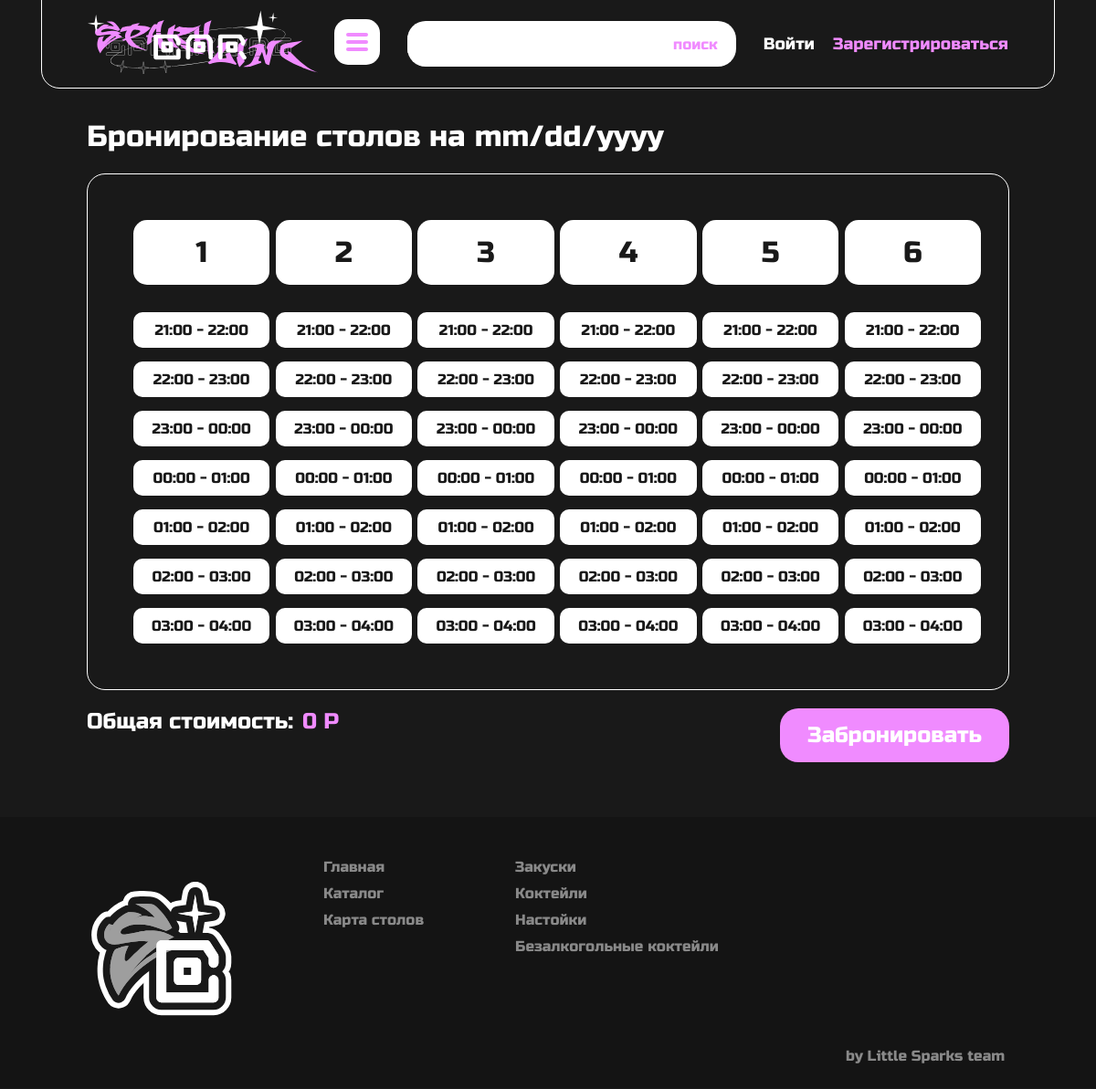
The page /table_map on the database its author committed.
### data/time_slots.py (models this page shows)
class TimeSlot(SqlAlchemyBase):
    __tablename__ = 'time_slots'
    slot_id = sqlalchemy.Column(sqlalchemy.Integer, primary_key=True, autoincrement=True)
    start = sqlalchemy.Column(sqlalchemy.Time, nullable=False)
    end = sqlalchemy.Column(sqlalchemy.Time, nullable=False)
    def to_dict(self, only=None):
        data = {
            "slot_id": self.slot_id,
            "start": self.start,
            "end": self.end
        }
        if only:
            return {key: data[key] for key in only if key in data}
        return data

### app.py (the view)
@app.route('/table_map')
def table_map():
    db_sess = db_session.create_session()
    tables = db_sess.query(Table).all()
    tables_list = [table.to_dict() for table in tables]
    time_slots = db_sess.query(TimeSlot).all()
    time_slots_list = [time.to_dict() for time in time_slots]
    return render_template('table_map.html', title="Карта столов", tables=tables_list, time_slots=time_slots_list, current_user=current_user)

### data/db_session.py (called while the page is built)
def create_session() -> Session:
    global __factory
    if not __factory:
        raise RuntimeError("Сначала вызовите global_init()")
    return __factory()

### data/tables.py (called while the page is built)
    def to_dict(self, only=None):
        data = {
            "table_id": self.table_id,
            "table_number": self.table_number,
            "table_price": self.table_price
        }
        if only:
            return {key: data[key] for key in only if key in data}
        return data

### templates/table_map.html (shortened to what this page needs)
{% extends "base.html" %}
{% block content %}
<div class="date_container">
    <span>Бронирование столов на </span>
    <input type="date" id="booking_date" class="date_input">
</div>
<div class="booking_container">
    {% for table in tables %}
        <div class="booking_col">
            <div class="booking_table_number">
                {{ table.table_number }}
            </div>
            <div class="booking_time_slots">
                {% for time_slot in time_slots %}
                    <div class="booking_time_slot"
                         onclick="toggleActive(this)"
                         data-table-id="{{ table.table_id }}"
                         data-time-slot-id="{{ time_slot.slot_id }}"
                         data-table-price="{{ table.table_price }}">
                        {{ time_slot.start.strftime('%H:%M') }} - {{ time_slot.end.strftime('%H:%M') }}
                    </div>
                {% endfor %}
            </div>
        </div>
    {% endfor %}
</div>
<div class="booking_button_price_container">
    <div class="total_price_container">
        <span>Общая стоимость: </span>
        <div class="total_price">
            <span  id="total_price">0</span> P
        </div>
    </div>
    <div class="booking_button" onclick="submitBooking()">
        Забронировать
    </div>
</div>
{% endblock %}

### templates/base.html (shortened to what this page needs)
<!DOCTYPE html>
<html lang="ru">
	<head>
		<link rel="stylesheet" href="{{ url_for('static', filename='css/style.css') }}" />
        <link rel="stylesheet" href="{{ url_for('static', filename='css/form_style.css') }}" />
        <link rel="stylesheet" href="{{ url_for('static', filename='css/catalog_style.css') }}" />
        <link rel="stylesheet" href="{{ url_for('static', filename='css/product__page_style.css') }}" />
        <link rel="stylesheet" href="{{ url_for('static', filename='css/table_map_style.css') }}" />
        <link rel="stylesheet" href="{{ url_for('static', filename='css/admin_profile.css') }}" />
        <link rel="stylesheet" href="{{ url_for('static', filename='css/cart_style.css') }}" />
        <link rel="stylesheet" href="{{ url_for('static', filename='css/order_style.css') }}" />
        <link rel="stylesheet" href="{{ url_for('static', filename='css/style_mobile.css') }}" media="(max-width: 1100px)" />
        <link rel="stylesheet" href="{{ url_for('static', filename='css/admin-profile_mobile.css') }}" />
	</head>
	<body>
		<header class="header">
            <nav>
                <a href="{{ url_for('home') }}">
			        <img class="logo" src="{{ url_for('static', filename='image/logo.svg') }}" alt="Логотип" />
                </a>
                <a href="{{ url_for('catalog') }}" class="catalog_button">
                    <img  src="{{ url_for('static', filename='image/сatalog_button.svg') }}" alt="Каталог" />
                </a>
                <div class="search_bar">
                    <form action="{{ url_for('catalog') }}" method="get" class="search_form">
                        <input type="text" name="q" value="{{ request.args.get('q', '') }}" class="search_input">
                        <button type="submit" class="search_button">поиск</button>
                    </form>
                </div>
				<div class="pages_nav">
                    {% if current_user.is_authenticated %}
                        <a class="nav_buttons" href="{{ url_for('table_map') }}">Столы</a>
                        <a class="nav_buttons" href="{{ url_for('profile') }}">Профиль</a>
                        <a class="nav_buttons" href="{{ url_for('cart') }}">Корзина</a>
                    {% else %}
                        <a class="nav_buttons" href="{{ url_for('login') }}">Войти</a>
                        <a class="nav_buttons_reg" href="{{ url_for('register') }}">Зарегистрироваться</a>
                    {% endif %}
				</div>
			</nav>
		</header>
		<main class="content">{% block content %}{% endblock %}</main>
        <footer class="footer">
        <img class="logo_bw" src="{{ url_for('static', filename='image/logo_bw.svg') }}" alt="Логотип" />
        <div class="pages_nav_footer">
                <a class="nav_buttons_footer" href="{{ url_for('home') }}">Главная</a>
                <a class="nav_buttons_footer" href="{{ url_for('catalog') }}">Каталог</a>
                <a class="nav_buttons_footer" href="{{ url_for('table_map') }}">Карта столов</a>
		</div>
        <div class="category_nav_footer">
            <a class="nav_buttons_footer" href="{{ url_for('catalog', category='Закуски') }}">Закуски</a>
            <a class="nav_buttons_footer" href="{{ url_for('catalog', category='Коктейли') }}">Коктейли</a>
            <a class="nav_buttons_footer" href="{{ url_for('catalog', category='Настойки') }}">Настойки</a>
            <a class="nav_buttons_footer" href="{{ url_for('catalog', category='Безалкогольное') }}">Безалкогольные коктейли</a>
        </div>
        <p class="signature">by Little Sparks team</p>
        </footer>
	</body>
</html>

### static/css/style.css (style rules this page uses)
body { font-size: 20px; background-color: #191919; padding: 0 95px 0 95px; margin: 0; font-family: Russo_One; color: white; min-height: 100vh; overflow-x: hidden; }
a { font-family: Russo_One; text-decoration: none; color: white; }
.header { font-family: Russo_One; height: 96px; margin: -1px -50px 0 -50px; border: 1px solid white; border-bottom-left-radius: 20px; border-bottom-right-radius: 20px; padding: 0 50px; display: flex; align-content: center; justify-content: space-between; align-items: center; }
nav { font-size: 18px; display: flex; align-content: center; flex-direction: row; align-items: center; justify-content: space-between; width: 100%; }
.catalog_button { padding-left: 18px }
.search_bar { width: 580px; margin: 0 10px 0 30px; }
.search_form { display: flex; align-items: center; background-color: white; border-radius: 20px; height: 50px; overflow: hidden; }
.search_input { flex: 1; border: none; padding: 0 0 0 20px; font-size: 16px; color: #191919; outline: none; font-family: Russo_One; }
.search_button { background: none; border: none; color: #F08BFF; padding: 0 20px; font-size: 16px; cursor: pointer; font-family: Russo_One; }
.pages_nav { padding-left: 20px; display: flex; gap: 20px; }
.nav_buttons_reg { color: #F08BFF; }
main { padding: 32px 0 60px 0; flex: 1; }
footer { margin: 0 -95px 0 -95px; position: relative; background-color: #141414; height: 297px; padding: 0 0 0 100px; display: flex; align-items: flex-start; }
.logo_bw { padding-top: 70px; max-width: 100%; height: auto; }
.pages_nav_footer, .category_nav_footer { padding: 45px 0 0 100px; display: flex; flex-direction: column; }
.nav_buttons_footer { padding-bottom: 10px; color: #898989; font-size: 16px; }
.signature { color: #898989; position: absolute; bottom: 10px; right: 100px; font-size: 16px; }

### static/css/form_style.css (style rules this page uses)
input { margin: 0; padding: 0; }

### static/css/table_map_style.css (style rules this page uses)
.date_container { font-size: 32px; }
.date_input { color: white; font-family: Russo_One; border: none; background: none; text-decoration: underline; cursor: pointer; font-size: 32px; padding: 0; outline: none; -webkit-appearance: none; -moz-appearance: none; appearance: none; }
.booking_container { display: flex; align-content: space-between; justify-content: space-between; margin-top: 20px; padding: 50px; border-radius: 20px; border: 1px solid #FFFFFF; }
.booking_col { display: flex; flex-direction: column; }
.booking_table_number { color: #191919; font-size: 32px; background-color: white; width: 100%; padding: 16px 10px; border-radius: 15px; align-items: center; display: flex; justify-content: center; }
.booking_time_slots { margin-top: 30px; display: flex; flex-direction: column; align-content: space-between; justify-content: space-between; gap: 15px; }
.booking_time_slot { color: #191919; font-size: 16px; background-color: white; width: 100%; padding: 10px 10px; border-radius: 10px; display: flex; justify-content: center; cursor: pointer; transition: background-color 0.3s ease, color 0.3s ease; }
.booking_button_price_container { margin-top: 20px; display: flex; justify-content: space-between; }
.booking_button { background-color: #F08BFF; border-radius: 20px; font-size: 24px; padding: 15px 30px; cursor: pointer; }
.total_price_container { font-size: 24px; display: flex; gap: 10px; }
.total_price { color: #F08BFF; }

### rows shown on the page
TimeSlot: start "21:00" "21:00" "21:00" "21:00" "21:00" "21:00", end "22:00" "22:00" "22:00" "22:00" "22:00" "22:00"
TimeSlot: start "22:00" "22:00" "22:00" "22:00" "22:00" "22:00", end "23:00" "23:00" "23:00" "23:00" "23:00" "23:00"
TimeSlot: start "23:00" "23:00" "23:00" "23:00" "23:00" "23:00", end "00:00" "00:00" "00:00" "00:00" "00:00" "00:00"
TimeSlot: start "00:00" "00:00" "00:00" "00:00" "00:00" "00:00", end "01:00" "01:00" "01:00" "01:00" "01:00" "01:00"
TimeSlot: start "01:00" "01:00" "01:00" "01:00" "01:00" "01:00", end "02:00" "02:00" "02:00" "02:00" "02:00" "02:00"
TimeSlot: start "02:00" "02:00" "02:00" "02:00" "02:00" "02:00", end "03:00" "03:00" "03:00" "03:00" "03:00" "03:00"
TimeSlot: start "03:00" "03:00" "03:00" "03:00" "03:00" "03:00", end "04:00" "04:00" "04:00" "04:00" "04:00" "04:00"

### other values the page prints
{{ table.table_number }} "1" "2" "3" "4" "5" "6"
